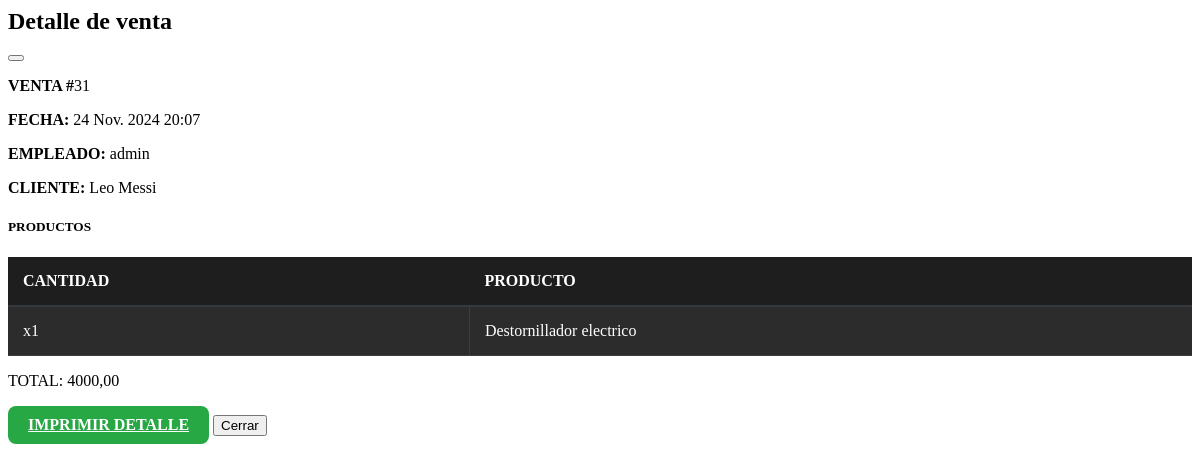
/venta/31/ (signed in), run on an earlier commit of the app's database.
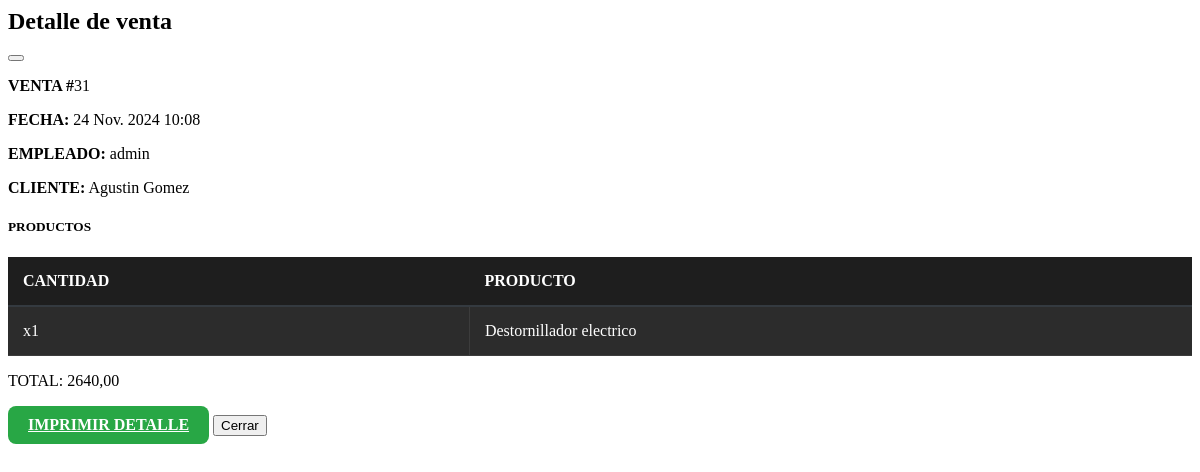
And on a later commit of the database.
### entidad/models.py (models this page shows, shortened)
class Venta(models.Model):
    caja= models.ForeignKey(Caja, on_delete=models.PROTECT)
    empleado= models.ForeignKey(User, on_delete=models.PROTECT)
    cliente= models.ForeignKey(Cliente, on_delete=models.PROTECT)
    fecha= models.DateTimeField(auto_now_add=True)
    total= models.DecimalField(max_digits=10, decimal_places=2)
    estado= models.CharField(max_length=4, choices=ESTADOS_CHOICES, default="NOP")
    forma_pago = models.CharField(max_length=100,choices=METODO_PAGO_CHOICE, default="EFEC")
    descuento= models.DecimalField(max_digits=10, default=0, decimal_places=2)
    class Meta:
        verbose_name = ("Venta")
        verbose_name_plural = ("Ventas")

class Cliente(models.Model):
    dni= models.CharField(max_length=8)
    nombre= models.CharField(max_length=30)
    apellido= models.CharField(max_length=30)
    correo= models.EmailField(max_length=40, blank=True)
    telefono= models.CharField(max_length=10)
    activo= models.BooleanField(default=True)
    class Meta:
        verbose_name = ("Cliente")
        verbose_name_plural = ("Clientes")
    def __str__(self):
        return f"{self.nombre} {self.apellido}"

### entidad/views.py (the view)
# urls.py: path('venta/<int:pk>/', views.detalle_venta, name='detalle_venta'),
@login_required
def detalle_venta(request, pk):
    if not request.user.has_perm('entidad.view_detalleventa'):
        return redirect('permiso_denegado')
    venta = Venta.objects.get(id=pk)
    detalle_venta = DetalleVenta.objects.get(venta=venta)
    detalle_venta_producto_list = DetalleVentaXProducto.objects.filter(detalle_venta= detalle_venta)
    return render(request, 'entidad/detalle_venta.html', {'venta' : venta,
                                                            'detalle_venta': detalle_venta,
                                                            'dxp': detalle_venta_producto_list})

### templates/entidad/detalle_venta.html (shortened to what this page needs)
<div class="modal-dialog modal-lg" role="document">
    <div class="modal-content">
        <div class="modal-header">
            <h2 class="modal-title">Detalle de venta</h2>
            <button type="button" class="btn-close" data-bs-dismiss="modal" aria-label="Close"></button>
        </div>
        <div class="modal-body">
            <div class="row mb-3">
                <div class="col-md-6">
                    <p><strong>VENTA #</strong>{{venta.id}}</p>
                    <p><strong>FECHA:</strong> {{venta.fecha}}</p>
                </div>
                <div class="col-md-6">
                    <p><strong>EMPLEADO:</strong> {{venta.empleado}}</p>
                    <p><strong>CLIENTE:</strong> {{venta.cliente}}</p>
                </div>
            </div>
            <h5 class="mb-3">PRODUCTOS</h5>
            <div class="table-responsive">
                <table class="table-custom">
                    <thead>
                        <tr>
                            <th>CANTIDAD</th>
                            <th>PRODUCTO</th>
                        </tr>
                    </thead>
                    <tbody>
                        {% for producto in dxp %}
                            <tr>
                                <td>x{{ producto.cantidad }}</td>
                                <td>{{ producto.producto.nombre }}</td>
                            </tr>
                        {% empty %}
                            <tr>
                                <td colspan="4" class="text-center">No hay productos disponibles.</td>
                            </tr>
                        {% endfor %}
                    </tbody>
                </table>
            </div>
            <div class="text-end mt-3">
                <p class="total">TOTAL: {{venta.total}}</p>
            </div>
        </div>
        <div class="modal-footer">
            <a href="{% url 'detalle_venta_pdf' venta.id %}" class="btn btn-success" target="_blank">Imprimir Detalle</a>
            <button type="button" class="btn btn-secondary" data-bs-dismiss="modal">Cerrar</button>
        </div>
    </div>
</div>

What changed in the data, as far as the page shows it:
changed Venta "admin": fecha "24 Nov. 2024 20:07" → "24 Nov. 2024 10:08"; cliente "Leo Messi" → "Agustin Gomez"; total "4000,00" → "2640,00"
